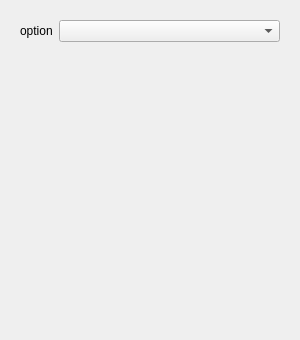
<?xml version="1.0" encoding="UTF-8"?>
<ui version="4.0">
 <class>Form</class>
 <widget class="QWidget" name="Form">
  <property name="geometry">
   <rect>
    <x>0</x>
    <y>0</y>
    <width>300</width>
    <height>340</height>
   </rect>
  </property>
  <property name="windowTitle">
   <string>Form</string>
  </property>
  <layout class="QVBoxLayout" name="verticalLayout_2" stretch="0,0">
   <item>
    <widget class="QStackedWidget" name="stackedWidget">
     <property name="currentIndex">
      <number>0</number>
     </property>
     <widget class="QWidget" name="page">
      <layout class="QGridLayout" name="gridLayout_2" columnstretch="1,10" columnminimumwidth="0,0">
       <item row="2" column="1">
        <widget class="QComboBox" name="comboBox_option"/>
       </item>
       <item row="2" column="0">
        <widget class="QLabel" name="label">
         <property name="text">
          <string>option</string>
         </property>
        </widget>
       </item>
       <item row="3" column="1">
        <spacer name="verticalSpacer">
         <property name="orientation">
          <enum>Qt::Vertical</enum>
         </property>
         <property name="sizeHint" stdset="0">
          <size>
           <width>20</width>
           <height>40</height>
          </size>
         </property>
        </spacer>
       </item>
      </layout>
     </widget>
     <widget class="QWidget" name="page_2">
      <layout class="QFormLayout" name="formLayout">
       <item row="0" column="0">
        <widget class="QLabel" name="label_4">
         <property name="text">
          <string>Saisie</string>
         </property>
        </widget>
       </item>
       <item row="0" column="1">
        <widget class="QTextBrowser" name="textBrowser">
         <property name="readOnly">
          <bool>false</bool>
         </property>
        </widget>
       </item>
      </layout>
     </widget>
    </widget>
   </item>
   <item>
    <spacer name="verticalSpacer_2">
     <property name="orientation">
      <enum>Qt::Vertical</enum>
     </property>
     <property name="sizeHint" stdset="0">
      <size>
       <width>20</width>
       <height>40</height>
      </size>
     </property>
    </spacer>
   </item>
  </layout>
 </widget>
 <resources/>
 <connections/>
</ui>
